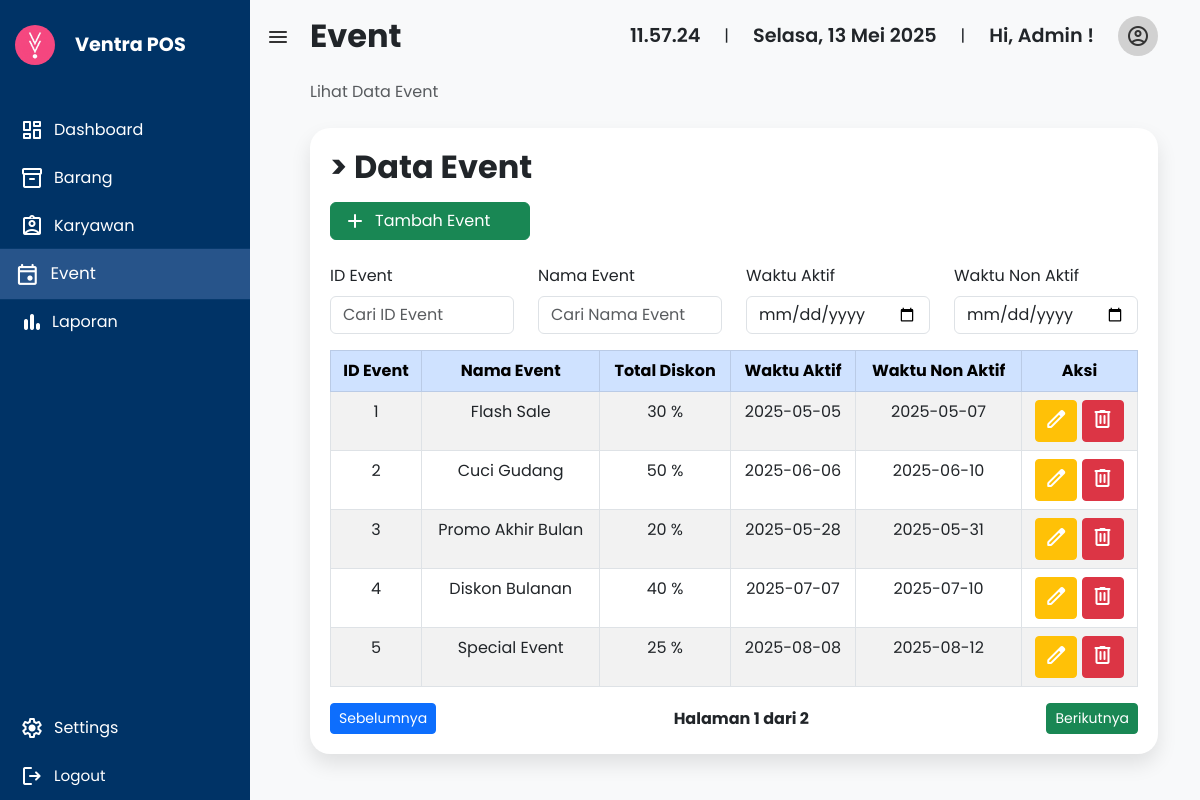
/Event/event.php (signed in), run on the app's committed database.
### tables this page shows
CREATE TABLE `ventra_event` (
  `id_event` int(11) NOT NULL,
  `nama_event` varchar(255) NOT NULL,
  `total_diskon` int(11) NOT NULL,
  `waktu_aktif` date NOT NULL,
  `waktu_non_aktif` date NOT NULL
);

### Model/crudEvent.php (called while the page is built, shortened)
<?php
    function getAllEvent() {
        $data = array();
        $sql = "SELECT * FROM  ventra_event";
        $koneksi = Connection();
        $hasil = mysqli_query($koneksi, $sql);
        $i = 0;
        while ($baris = mysqli_fetch_assoc($hasil)){
            $data[$i]['id_event'] = $baris['id_event'];
            $data[$i]['nama_event'] = $baris['nama_event'];
            $data[$i]['total_diskon'] = $baris['total_diskon'];
            $data[$i]['waktu_aktif'] = $baris['waktu_aktif'];
            $data[$i]['waktu_non_aktif'] = $baris['waktu_non_aktif'];
            $i++;
        }
        return $data;
    }
?>

### Event/event.php (the view, shortened to what this page needs)
<?php
  include '../Model/crudEvent.php';
  $data = getAllEvent();
  $username = $_SESSION['username'];
?>
<!DOCTYPE html>
<html lang="en">
<head>
  <link href="https://cdn.jsdelivr.net/npm/bootstrap@5.3.0/dist/css/bootstrap.min.css" rel="stylesheet" />
  <link rel="stylesheet" href="https://cdnjs.cloudflare.com/ajax/libs/font-awesome/6.4.0/css/all.min.css">
  <link href="https://cdn.jsdelivr.net/npm/bootstrap-icons@1.10.5/font/bootstrap-icons.css" rel="stylesheet">
  <link rel="stylesheet" href="style.css">
  <link rel="stylesheet" href="../Style/sidebar.css">
</head>
<body>
  <div class="sidebar" id="sidebar">
    <div class="logo">
      <img src="../Img/VentraLogo.jpg" alt="logo" />
      <span class="nav-text fw-bold">Ventra POS</span>
    </div>
    <ul class="nav flex-column mt-3">
      <li class="nav-item">
        <a class="nav-link" href="../Dashboard/index.php">
          <i class="material-symbols-rounded">dashboard</i>
          <span class="nav-text">Dashboard</span>
        </a>
      </li>
      <li class="nav-item">
        <a class="nav-link" href="../Barang/barang.php">
          <i class="material-symbols-rounded">inventory_2</i>
          <span class="nav-text">Barang</span>
        </a>
      </li>
      <li class="nav-item">
        <a class="nav-link" href="../Karyawan/karyawan.php">
          <i class="material-symbols-rounded">assignment_ind</i>
          <span class="nav-text">Karyawan</span>
        </a>
      </li>
      <li class="nav-item">
        <a class="nav-link active" href="../Event/event.php">
          <i class="material-symbols-rounded">event</i>
          <span class="nav-text">Event</span>
        </a>
      </li>
      <li class="nav-item">
        <a class="nav-link" href="../Laporan/laporan.php">
          <div class="d-flex align-items-center gap-2">
            <i class="material-symbols-rounded">bar_chart</i>
            <span class="nav-text">Laporan</span>
          </div>
        </a>
      </li>
    </ul>
    <div class="sidebar-bottom">
      <ul class="nav flex-column">
        <li class="nav-item-settings">
          <a class="nav-link" href="../Settings/settings.php">
            <i class="material-symbols-rounded">settings</i>
            <span class="nav-text">Settings</span>
          </a>
        </li>
        <li class="nav-item">
          <a class="nav-link" href="../Login/logout.php">
            <i class="material-symbols-rounded">logout</i>
            <span class="nav-text">Logout</span>
          </a>
        </li>
      </ul>
    </div>
  </div>
  <main class="main-content position-relative border-radius-lg ps-5 pt-3" style="margin-left: 250px;">
    <div class="container-fluid">
      <div class="mb-4">
        <nav class="d-flex justify-content-between align-items-center mb-4">
          <button class="toggle-btn" onclick="toggleSidebar()">
            <span class="material-symbols-rounded">menu</span>
          </button>
          <h2 class="text-dark fw-bold m-0">Event</h2>
          <div class="d-flex align-items-center gap-4">
            <div id="clock" class="text-nowrap fw-semibold text-dark"></div> |
            <div id="date" class="text-nowrap fw-semibold text-dark"></div> |
            <div class="text-nowrap fw-semibold">Hi, <?=$username;?> !</div>
            <div class="dropdown">
                <a class="user-avatar dropdown-toggle" href="#" role="button" data-bs-toggle="dropdown" aria-expanded="false">
                    <i class="material-symbols-rounded">account_circle</i>
                </a>
            </div>
          </div>
        </nav>
        <p class="text-muted">Lihat Data Event</p>
      </div>
      <div class="container">
        <h2 class="fw-bold">> Data Event</h2>
        <a class="btn btn-success d-flex align-items-center mb-4 mt-3" href="addEvent.php" style="width: 200px;">
            <span class="material-symbols-rounded me-2">add</span>
            Tambah Event
        </a>
        <div class="row mb-3">
          <div class="col-md-3">
            <label for="filterKode" class="form-label">ID Event</label>
            <input type="text" id="filterKode" class="form-control" placeholder="Cari ID Event" onkeyup="filterTable(1, this.value)">
          </div>
          <div class="col-md-3">
            <label for="filterNama" class="form-label">Nama Event</label>
            <input type="text" id="filterNama" class="form-control" placeholder="Cari Nama Event" onkeyup="filterTable(2, this.value)">
          </div>
          <div class="col-md-3">
            <label for="filterWaktuAktif" class="form-label">Waktu Aktif</label>
            <input type="date" id="filterWaktuAktif" class="form-control" placeholder="Cari Waktu Aktif" onkeyup="filterTable(3, this.value)">
          </div>
          <div class="col-md-3">
            <label for="filterWaktuAktif" class="form-label">Waktu Non Aktif</label>
            <input type="date" id="filterWaktuNonAktif" class="form-control" placeholder="Cari Waktu Non Aktif" onkeyup="filterTable(4, this.value)">
          </div>
        </div>
        <div class="table-responsive">
          <table class="table table-striped table-bordered text-center">
              <thead class="table-primary">
                  <tr class="text-center">
                      <th>ID Event</th>
                      <th>Nama Event</th>
                      <th>Total Diskon</th>
                      <th>Waktu Aktif</th>
                      <th>Waktu Non Aktif</th>
                      <th>Aksi</th>
                  </tr>
              </thead>
              <tbody id="myTable">
                <?php $no = 1; foreach ($data as $event): ?>
                    <tr>
                        <td><?= $event['id_event']; ?></td>
                        <td><?= $event['nama_event']; ?></td>
                        <td class="text-center"><?= $event['total_diskon']; ?> %</td>
                        <td><?= $event['waktu_aktif']; ?></td>
                        <td><?= $event['waktu_non_aktif']; ?></td>
                        <td class="text-center">
                          <a href="editEvent.php?id_event=<?= $event['id_event']; ?>" class="btn btn-warning btn-sm">
                              <i class="material-symbols-rounded" style="color: #fff; margin-top: 2px;">edit</i>
                          </a>
                          <a href="hapusEvent.php?id_event=<?= $event['id_event']; ?>" class="btn btn-danger btn-sm">
                              <i class="material-symbols-rounded" style="margin-top: 2px;">delete</i>
                          </a>
                        </td>
                    </tr>
                <?php endforeach; ?>
              </tbody>
          </table>
          <div class="d-flex justify-content-between align-items-center mt-3">
            <button class="btn btn-primary btn-sm" onclick="prevPage()">Sebelumnya</button>
            <span id="pageInfo" class="fw-bold"></span>
            <button class="btn btn-success btn-sm" onclick="nextPage()">Berikutnya</button>
          </div>
        </div>
      </div>
    </div>
</body>
</html>

### Event/style.css (style rules this page uses)
.container { border-radius: 20px; padding: 20px; box-shadow: 0 10px 20px rgba(0,0,0,0.1); background-color: #fff; }

### Style/sidebar.css (style rules this page uses)
body { margin: 0; font-family: 'Poppins', sans-serif; background-color: #f8f9fa; }
.sidebar { width: 250px; min-height: 100vh; background-color: #003366; color: #fff; position: fixed; top: 0; left: 0; transition: width 0.3s; overflow: hidden; z-index: 1000; }
.sidebar .logo { display: flex; align-items: center; gap: 20px; padding: 25px 15px; }
.sidebar .logo span { font-size: 1.2rem; font-weight: 500; }
.sidebar .logo img { border-radius: 50%; width: 40px; height: 40px; object-fit: cover; }
.sidebar .nav-link { color: white; display: flex; align-items: center; gap: 10px; padding: 12px 20px; transition: all 0.3s ease; }
.sidebar .nav-link:hover, .sidebar .nav-link.active { transition: all 0.3s ease; transform: scale(1.05); background-color: #27548A; }
.sidebar .nav-text { transition: opacity 0.3s, width 0.3s; white-space: nowrap; }
.toggle-btn { position: fixed; margin-top: 7px; left: 260px; background: none; border: none; color: #333; font-size: 1.8rem; z-index: 1100; transition: all 0.3s ease; }
.main-content { margin-left: 250px; padding: 30px; transition: margin-left 0.3s; }
.sidebar-bottom { position: absolute; bottom: 0; left: 0; width: 100%; }
.sidebar-bottom .nav-item { font-size: 0.95rem; }
.main-content { padding: 30px; transition: margin-left 0.3s; }
.main-content nav .text-nowrap { font-size: 1.2rem; }
.user-avatar { width: 40px; height: 40px; color: #333; border-radius: 50%; background-color: #d1d1d1; display: flex; text-decoration: none; align-items: center; justify-content: center; transition: all 0.3s; }
.dropdown-toggle::after { display: none !important; }

### data on the page
ventra_event: id_event "1", nama_event "Flash Sale", total_diskon "30", waktu_aktif "2025-05-05", waktu_non_aktif "2025-05-07"
ventra_event: id_event "2", nama_event "Cuci Gudang", total_diskon "50", waktu_aktif "2025-06-06", waktu_non_aktif "2025-06-10"
ventra_event: id_event "3", nama_event "Promo Akhir Bulan", total_diskon "20", waktu_aktif "2025-05-28", waktu_non_aktif "2025-05-31"
ventra_event: id_event "4", nama_event "Diskon Bulanan", total_diskon "40", waktu_aktif "2025-07-07", waktu_non_aktif "2025-07-10"
ventra_event: id_event "5", nama_event "Special Event", total_diskon "25", waktu_aktif "2025-08-08", waktu_non_aktif "2025-08-12"

### other printed values
$username "Admin"
